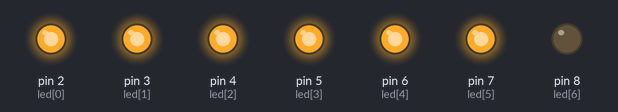
A sketch run on a simulated Arduino Uno, built with avr-gcc and run on an emulated ATmega328P. Parts: output pins drawn as LEDs (lit = HIGH).

Above: at 0.2 s.
At 1.7 s:
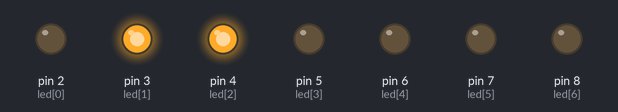
Timing chart, 0 to 3.0 s (numbered marks = the images above):
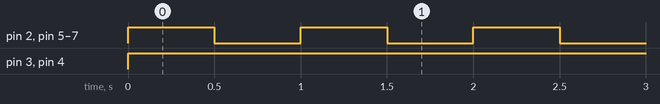

The sketch:

5112_0.ino
```cpp
const unsigned int led[7] = { 2, 3, 4, 5, 6, 7, 8 };

const unsigned int num[2][7] = {
  { 1, 1, 1, 1, 1, 1, 0 },/*0*/
  { 0, 1, 1, 0, 0, 0, 0 }/*1*/
};

void display_init() {
  for(int x=0;x<7;x++) {
  pinMode(led[x], OUTPUT);
  }
}

void display_clear() {
  for(int x=0;x<7;x++) {
  digitalWrite(led[x], LOW);
  }
}

void display_number(int n) {
  if(0<=n&&n<=1) {
  for(int x=0;x<7;x++) {
    digitalWrite(led[x], num[n][x]==1?HIGH:LOW);
  }
  }
}

void setup() {
  display_init();
}

void loop() {
  display_clear();
  display_number(0);
  delay(500);

  display_clear();
  display_number(1);
  delay(500);
}
```

Measured:
- by itself, pin 2 (led[0]), pin 5 (led[3]), pin 6 (led[4]), pin 7 (led[5]): alternates HIGH for 0.50 s and LOW for 0.50 s
- by itself, pin 3 (led[1]), pin 4 (led[2]): LOW → HIGH at 0.00 s
